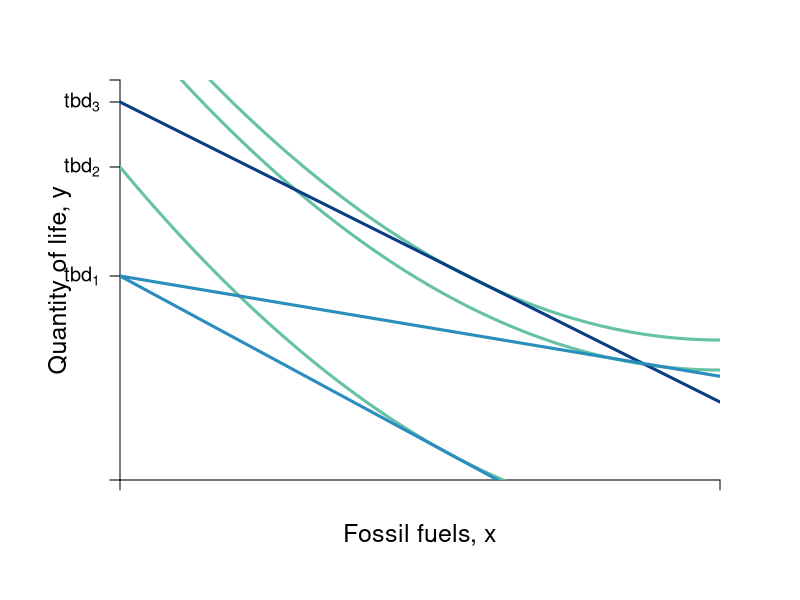

Here is the R script that generated this plot:
require(shape)
pdf(file = "indmarketdemand/carbon_tax.pdf", width = 9, height = 7)

#Set parameters for graphics
axislabelsize <- 1.5
labelsize <- 1.2
graphlinewidth <- 3
segmentlinewidth <- 2

COL <- c("#7fc97f", "#beaed4", "#fdc086", "#ffff99", "#386cb0", "#f0027f", "#bf5b17", "#666666")
COLA <- c("#e0f3db", "#99d8c9","#66c2a4","#41ae76", "#238b45", "#005824")
COLB <- c("#c6dbef", "#4eb3d3", "#2b8cbe", "#0868ac","#084081")
COLC <- c("#fcfbfd", "#efedf5", "#dadaeb", "#bcbddc", "#9e9ac8", "#807dba", "#6a51a3", "#54278f", "#3f007d")

par(mar =  c(6, 6, 4, 4))
mrsA <- function(x, rmax = 10, xmax = 20) {
  rmax - (rmax/xmax)*x
}


uA <- function(x, y, rmax = 3, xmax = 12) {
  y - rmax*x + (1/2)*(rmax/xmax)*x^2
}

indiffA1 <- function(x, uA = 10, rmax = 2.5, xmax = 10) {
  uA - rmax*x + (1/2)*(rmax/xmax)*(x^2)
}

offerCurve <- function(x, w, rmax = 2, xmax = 12) {
  w - rmax*x + (rmax/xmax)*x^2
}

bcA <- function(x, w, p) {
  w - p*x
}




xlims <- c(0, 12)
ylims <- c(0, 20)

npts <- 501 
x <- seq(xlims[1], xlims[2], length.out = npts)
y <- seq(ylims[1], ylims[2], length.out = npts) 
#a <- c(13, 16.75, 19.25)
a <- c(25.65, 23.5, 15)

plot(0, 0, xlim = xlims, ylim = ylims, type = "n",
     xlab = expression(paste("")),
     ylab = expression(paste("")), 
     xaxt = "n", 
     yaxt = "n", 
     cex.lab = axislabelsize, 
     bty = "n",
     xaxs="i", 
     yaxs="i")

# ticksy <- seq(from = ylims[1], to = ylims[2], by = 1)
# ylabels <- seq(from = ylims[1], to = ylims[2], by = 1)
# ticksx <- seq(from = xlims[1], to = xlims[2], by = 1)
# xlabels <- seq(from = xlims[1], to = xlims[2], by = 1)
ticksy <- c(0, 10.2, 15.65, 18.9 , ylims[2])
ylabels <- c(NA, expression(paste(tbd[1])), expression(paste(tbd[2])), expression(paste(tbd[3])), NA)
ticksx <- c(0, xlims[2])
xlabels <- c(NA, NA)




axis(1, at = ticksx, pos = 0, labels = xlabels, cex.axis = labelsize)
axis(2, at = ticksy, pos = 0, labels = ylabels, las = 1, cex.axis = labelsize)

npts <- 500 
xx1 <- seq(xlims[1], xlims[2], length.out = npts)


lines(xx1, uA(xx1, y = 15.65), col = COLA[3], lwd = graphlinewidth)
lines(xx1, uA(xx1, y = 23.5), col = COLA[3], lwd = graphlinewidth)
lines(xx1, uA(xx1, y = 25), col = COLA[3], lwd = graphlinewidth)

#lines(xx1, bcA(xx1, w = 10, p = 1.5), col = COLB[3], lwd = graphlinewidth)
lines(xx1, bcA(xx1, w = 18.9, p = 1.25), col = COLB[5], lwd = graphlinewidth)
lines(xx1, bcA(xx1, w = 10.2, p = 1.35), col = COLB[3], lwd = graphlinewidth)
lines(xx1, bcA(xx1, w = 10.2, p = 0.418), col = COLB[3], lwd = graphlinewidth)


#Label the axes
mtext(expression(paste("Fossil fuels, ", x)), side=1, line = 2.5, cex = axislabelsize)
text(-1.2, 0.5*ylims[2], expression(paste("Quantity of life, ", y)), xpd = TRUE, cex = axislabelsize, srt = 90) 

#Label the indifference curves
#text(11.8, 1.3, expression(u[1]), cex = labelsize)


#Label the price lines
#text(8, 1.7, expression(paste(bc[1])))


#Add the contour plot for the indifference curves
#contour(x, y, 
#        outer(x, y, uA),
#        drawlabels = FALSE,
#        col = COLA[3],
#        lwd = graphlinewidth,
#        levels = a, 
#        xaxs="i", 
#        yaxs="i", 
#        add = TRUE)

#Segments for points on Offer curve
#segments(0, 4, 6, 4, lty = 2, col = "gray" , lwd = segmentlinewidth)
#segments(6, 0, 6, 4, lty = 2, col = "gray" , lwd = segmentlinewidth)
#segments(0, 5.5, 9, 5.5, lty = 2, col = "gray" , lwd = segmentlinewidth)
#segments(9, 0, 9, 5.5, lty = 2, col = "gray" , lwd = segmentlinewidth)
#segments(0, 7.375, 10.5, 7.375, lty = 2, col = "gray" , lwd = segmentlinewidth)
#segments(10.5, 0, 10.5, 7.375, lty = 2, col = "gray" , lwd = segmentlinewidth)

#Annotate points on offer curve mrs = p for each of p = 1, 0.5, 0.25
#Where mrs = 2 - (1/6)*x
#points(6, 4, pch = 16, col = "black", cex = 1.5)
#points(9, 5.5, pch = 16, col = "black", cex = 1.5)
#points(10.5, 7.375, pch = 16, col = "black", cex = 1.5)

#text(6, 4.4, expression(paste(a)), cex = labelsize)
#text(9, 5.9, expression(paste(b)), cex = labelsize)
#text(10.5, 7.775, expression(paste(c)), cex = labelsize)

dev.off()
